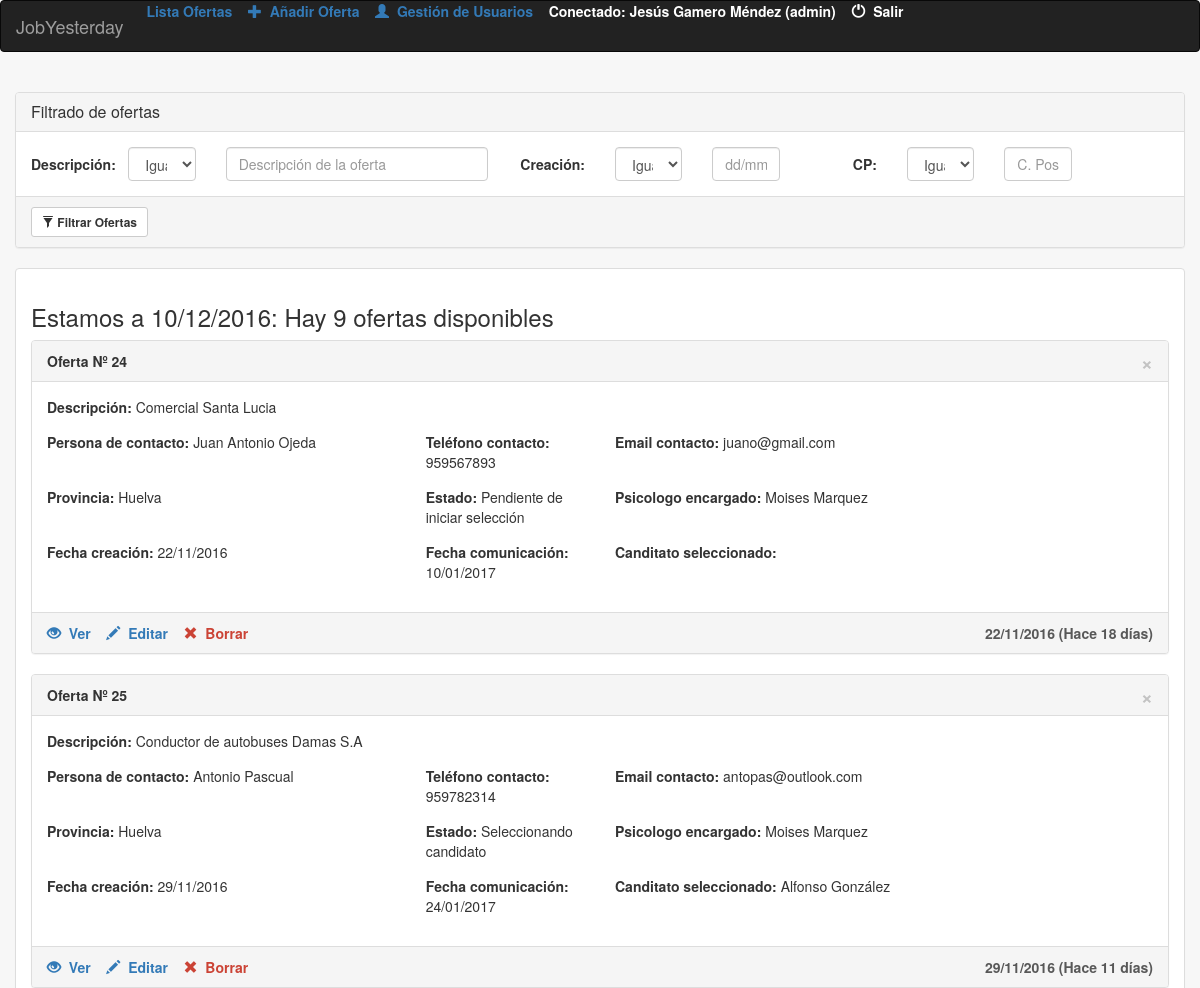
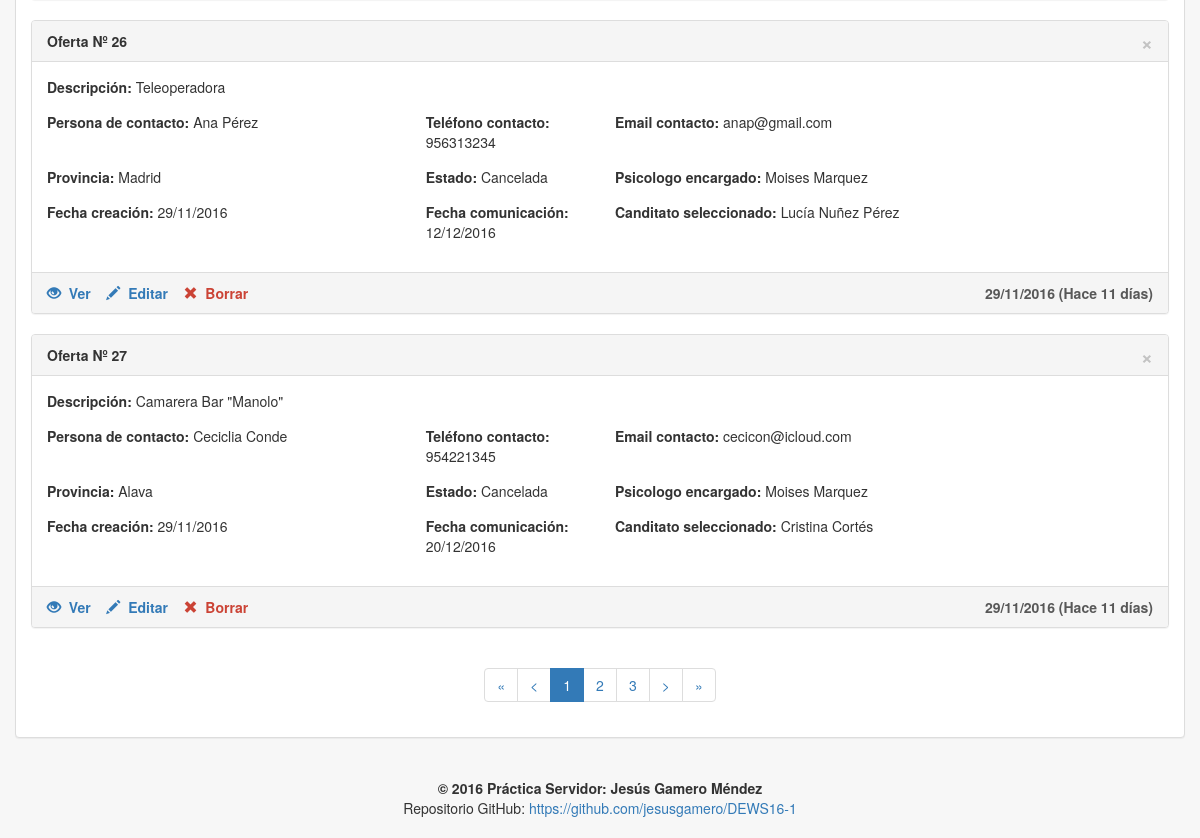
Screenshot of /app/index.php?ctrl=list (signed in) with the database file from the repository (2 pictures, top to bottom).
### tables this page shows
CREATE TABLE `oferta` (
  `idoferta` int(11) NOT NULL,
  `descripcion` varchar(250) NOT NULL,
  `persona_contacto` varchar(35) NOT NULL,
  `tlf_contacto` int(9) NOT NULL,
  `email_contacto` varchar(25) NOT NULL,
  `dir_empresa` varchar(50) DEFAULT NULL,
  `poblacion` varchar(25) DEFAULT NULL,
  `cp` varchar(5) DEFAULT NULL,
  `provincia` varchar(35) DEFAULT NULL,
  `estado` char(1) DEFAULT NULL,
  `fcreacion` date DEFAULT NULL,
  `fcomunicacion` date DEFAULT NULL,
  `psico_encar` varchar(25) DEFAULT NULL,
  `candidato` varchar(35) DEFAULT NULL,
  `des_candidato` varchar(250) DEFAULT NULL
);

CREATE TABLE `provincia` (
  `cod_provincia` int(2) NOT NULL DEFAULT '0' COMMENT 'Código de la provincia de dos digitos',
  `nombre` varchar(50) NOT NULL DEFAULT '' COMMENT 'Nombre de la provincia'
);

CREATE TABLE `usuario` (
  `cod` int(11) NOT NULL,
  `tipo` char(1) NOT NULL,
  `nombre` varchar(35) DEFAULT NULL,
  `user` varchar(10) DEFAULT NULL,
  `pass` varchar(10) DEFAULT NULL
);

### app/helpers/helpers.php (called while the page is built, shortened)
<?php
function verEstado($estado)
{
 if ($estado=='P')
	{
	return 'Pendiente de iniciar selección';
	}
else if ($estado=='R')
	{
	return 'Realizando selección';
	}
else if ($estado=='S')
	{
	return 'Seleccionando candidato';
	}
else if ($estado=='C')
	{
	return 'Cancelada';
	}
}
function formatoGregoriano($fecha_old){
	$a = explode('-',$fecha_old);
	$fecha_new = $a[2].'/'.$a[1].'/'.$a[0];
	return $fecha_new;
}
function post($nombreCampo, $valorPorDefecto = '') {
	if (isset ( $_POST [$nombreCampo] ))
		return $_POST [$nombreCampo];
	else
		return $valorPorDefecto;
}
function diasTranscurridos($fecha_i,$fecha_f)
{
	$dias	= (strtotime($fecha_i)-strtotime($fecha_f))/86400;
	$dias 	= abs($dias); $dias = floor($dias);
	return $dias;
}

### app/model/DB_connection.php (called while the page is built, shortened)
<?php
Class Database {
	private $link;
	private $result;
	private static $_instance;
	public static function getInstance(){
		if (!(self::$_instance instanceof self)){
			self::$_instance=new self();
		}
		return self::$_instance;
	}
	private function Conectar($conf)
	{
		$this-> link =new mysqli($conf['servidor'], $conf['usuario'], $conf['password']);
		$this->link->select_db($conf['base_datos']);
		$this->link->query("SET NAMES 'utf8'");
	}
	public function Consulta($sql)
	{
		$this->result=$this->link->query($sql);
		return $this->result;
	}
	public function LeeRegistro($result=NULL)
	{
		if (! $result)
		{
			$result=$this->result;
		}
		$this->regActual=$result->fetch_assoc();
		return $this->regActual;
	}
}

### app/model/model.php (called while the page is built, shortened)
<?php
include(MODEL_PATH."DB_connection.php");
function nombreProvincias($id)
{
	$bdatos=Database::getInstance();
	$query='SELECT p.nombre FROM provincia p WHERE p.cod_provincia='.$id;
	$res=$bdatos->Consulta($query);
	$registro=$bdatos ->LeeRegistro();
	return $registro['nombre'];
}
function nombrePsicologo($id)
{
	$bdatos=Database::getInstance();
	$query='SELECT u.nombre FROM usuario u WHERE u.cod='.$id;
	$res=$bdatos->Consulta($query);
	$registro=$bdatos ->LeeRegistro();
	return $registro['nombre'];
}
function nRegistros()
{
	$MyBD=Database::getInstance();
	$query ="SELECT count(*) as total FROM oferta";
	$result=$MyBD-> Consulta($query);
	$reg=mysqli_fetch_assoc($result);
	return $reg['total'];
}
function verOfertas($posIni)
{
	$bd=database::getInstance();
	$query ="SELECT * FROM oferta LIMIT ".($posIni-1).",".PROXPAG;
	$res=$bd->Consulta($query);
	while($line = $bd->LeeRegistro($res))
	{
		$ofertas[]=$line;
	}
	return $ofertas;
}

### app/view/list.php (the view, shortened to what this page needs)
	<br>
<div class="container-fluid">
<form class="form-horizontal" method="POST">
<div class="panel panel-default">
 <div class="panel-heading"><h3 class="panel-title">Filtrado de ofertas</h3></div>
<div class="panel-body">
	<div class="row">
	<label class="col-xs-12 col-sm-2 col-md-1 control-label" for="descripcion">Descripción:</label>
	<div class="col-xs-12 col-sm-4 col-md-1">
		<select id="cond1a" name="cond1a" class="form-control">
		  <option value="=">Igual a</option>
		</select>
	</div>
	<div class="col-xs-12 col-sm-5 col-md-3">
		<input id="cond1b" value="<?= post('cond1b') ?>" name="cond1b" class="form-control input-md" placeholder="Descripción de la oferta">
	</div>
	<label class="col-xs-12 col-sm-2 col-md-1 control-label" for="creacion">Creación:</label>
	<div class="col-xs-12 col-sm-4 col-md-1">
		<select id="cond2a" name="cond2a" class="form-control">
		  <option value="=">Igual a</option>
		</select>
	</div>
	<div class="col-xs-12 col-sm-5 col-md-1">
		<input id="cond2b" value="<?= post('cond2b') ?>"name="cond2b" class="form-control input-md" placeholder="dd/mm/yyyy">
	</div>
	<label class="col-xs-12 col-sm-2 col-md-1 control-label" for="cp">CP:</label>
	<div class="col-xs-12 col-sm-4 col-md-1">
		<select id="cond3a" name="cond3a" class="form-control">
		  <option value="=">Igual a</option>
		</select>
	</div>
	<div class="col-xs-12 col-sm-5 col-md-1">
		<input id="cond3b" value="<?= post('cond3b') ?>" name="cond3b" class="form-control input-md" placeholder="C. Postal">
	</div>
	</div>
</div>
 <div class="panel-footer">
 <button class="btn btn-default btn-sm"><span class="glyphicon glyphicon-filter"></span>&nbsp;<b>Filtrar Ofertas</b></button></div>
</div>
</form>
</div>
<div class="container-fluid">
<div class="panel panel-default">
<div class="panel-body">
<h3>Estamos a <?= date("d/m/Y"); ?>:<?php echo " Hay ". $nreg." ofertas disponibles"; ?></h3>
 	<?php if ($listado==null)
	{
	?>
	<center><h3>Oops! No hay ninguna oferta disponible, inserte una nueva.</h3></center><br><br>
	<?php
	}
	else
	{
	foreach ($listado as $clave => $oferta)
	{ ?>
				<div class="panel panel-default">
				<div class="panel-heading"><b>Oferta Nº <?= $oferta['idoferta']; ?> </b>
				<?php if ($_SESSION['tipo']=='A'): ?>
				<a href="?ctrl=delete&id=<?= $oferta['idoferta']; ?>" class="close">&times;</a>
				<?php endif; ?>
				</div>
				<div class="panel-body">
				<div class="form-horizontal">
					<div class="form-group">
					  <div class="col-md-10"><b>Descripción: </b><?= $oferta['descripcion']; ?></div>
					</div>
					<div class="form-group">
					  <div class="col-md-4"><b>Persona de contacto: </b><?= $oferta['persona_contacto']; ?></div>
					  <div class="col-md-2"><b>Teléfono contacto: </B><?= $oferta['tlf_contacto']; ?></div>
					  <div class="col-md-4"><b>Email contacto: </B><?= $oferta['email_contacto']; ?></div>
					</div>
					<div class="form-group">
					  <div class="col-md-4"><b>Provincia: </b><?= nombreProvincias($oferta['provincia']) ?></div>
					  <div class="col-md-2"><b>Estado: </b><?= verEstado($oferta['estado']); ?></div>
					  <div class="col-md-4"><b>Psicologo encargado: </b><?= nombrePsicologo($oferta['psico_encar']) ?></div>
					</div>
					<div class="form-group">
					  <div class="col-md-4"><b>Fecha creación: </b><?= formatoGregoriano($oferta['fcreacion']) ?></div>
					  <div class="col-md-2"><b>Fecha comunicación: </b><?= formatoGregoriano($oferta['fcomunicacion']) ?></div>
					  <div class="col-md-4"><b>Canditato seleccionado: </b><?= $oferta['candidato']; ?></div>
					</div>
				</div>
				</div>
				<div class="panel-footer">
				<a href="?ctrl=info&id=<?= $oferta['idoferta']; ?>"><span class="glyphicon glyphicon-eye-open"></span>&nbsp;<b>&nbsp;Ver</b></a>&nbsp;&nbsp;&nbsp;
				<a href="?ctrl=update&id=<?= $oferta['idoferta']; ?>"><span class="glyphicon glyphicon-pencil"></span>&nbsp;<b>&nbsp;Editar</b></a>&nbsp;&nbsp;&nbsp;
				<?php if ($_SESSION['tipo']=='A'): ?>
				<a href="?ctrl=delete&id=<?= $oferta['idoferta']; ?>" style="color: #CB4335"><span style="color: #FFFFF" class="glyphicon glyphicon-remove"></span>&nbsp;<b>&nbsp;Borrar</b></a>
				<?php endif; ?>
				<label style="float:right; color:#585858"><?= formatoGregoriano($oferta['fcreacion']) ?> (Hace <?= diasTranscurridos($oferta['fcreacion'],date("Y-m-d")); ?> días)</label>
				</div>
				</div>
	<?php }}?>
	<center>
		<ul class="pagination">
		<li><a href="?ctrl=list&pag=1" >&laquo;</a></li>
		<li><a href="?ctrl=list&pag=<?php echo ($pag-1);?>"><</a></li>
		<?php for ($i = 1; $i < $maxPag; $i++) {
			if($i==$pag){
			echo "<li class='active'><a href='?ctrl=list&pag=".$i."'>".$i."</a></li>";
			}
			else{
			echo "<li><a href='?ctrl=list&pag=".$i."'>".$i."</a></li>";
			}
		}
		?>
		<li><a href="?ctrl=list&pag=<?php if ($pag < ceil($maxPag-1)){echo ($pag+1);} else {echo (ceil($maxPag-1));} ?>">></a></li>
		<li><a href="?ctrl=list&pag=<?php echo (ceil($maxPag-1));?>">&raquo;</a></li>
		</ul>
	</center>
</div>
</div>
</div>

### rows the page displays
oferta: idoferta "24", descripcion "Comercial Santa Lucia", persona_contacto "Juan Antonio Ojeda", tlf_contacto "959567893", email_contacto "juano@gmail.com", provincia.nombre "Huelva", estado "Pendiente de iniciar selección", psico_encar.nombre "Moises Marquez", fcreacion "22/11/2016", fcomunicacion "10/01/2017"
oferta: idoferta "25", descripcion "Conductor de autobuses Damas S.A", persona_contacto "Antonio Pascual", tlf_contacto "959782314", email_contacto "antopas@outlook.com", provincia.nombre "Huelva", estado "Seleccionando candidato", psico_encar.nombre "Moises Marquez", fcreacion "29/11/2016", fcomunicacion "24/01/2017", candidato "Alfonso González"
oferta: idoferta "26", descripcion "Teleoperadora", persona_contacto "Ana Pérez", tlf_contacto "956313234", email_contacto "anap@gmail.com", provincia.nombre "Madrid", estado "Cancelada", psico_encar.nombre "Moises Marquez", fcreacion "29/11/2016", fcomunicacion "12/12/2016", candidato "Lucía Nuñez Pérez"
oferta: idoferta "27", descripcion "Camarera Bar \"Manolo\"", persona_contacto "Ceciclia Conde", tlf_contacto "954221345", email_contacto "cecicon@icloud.com", provincia.nombre "Alava", estado "Cancelada", psico_encar.nombre "Moises Marquez", fcreacion "29/11/2016", fcomunicacion "20/12/2016", candidato "Cristina Cortés"

### other values shown
$_SESSION['nombre'] "Jesús Gamero Méndez"
$_SESSION['usuario'] "admin"
$nreg "9"
